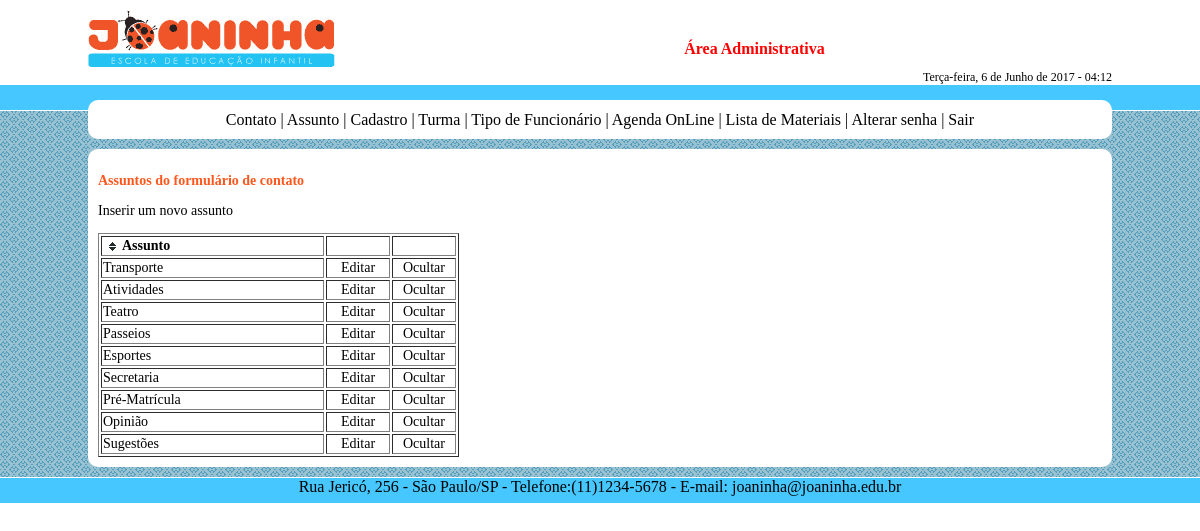
Page /login/assunto.php (signed in) on the committed database.
### tables this page shows
CREATE TABLE IF NOT EXISTS `assunto` (
  `idAssunto` int(11) unsigned NOT NULL AUTO_INCREMENT,
  `assunto` varchar(50) NOT NULL,
  `ocultar` varchar(3) NOT NULL,
  PRIMARY KEY (`idAssunto`)
);

### login/assunto.php (the view, shortened to what this page needs)
<?PHP
	Require('header.php');
?>
    <p class="titulo">Assuntos do formulário de contato</p>
    <p><a href="javascript:void(0);" onClick="inserirAssunto();">Inserir um novo assunto</a></p>
		<table border="1" id="tblAssunto">
        	<thead>
			<tr>
				<th width="200">Assunto</th>
				<th width="60">&nbsp;</th>
				<th width="60">&nbsp;</th>
			</tr>
            </thead>
		<?PHP
			$sql = "SELECT * FROM assunto ORDER BY idAssunto DESC";
			$selecao = mysql_query($sql);
			while($registro = mysql_fetch_assoc($selecao)){
			?>
            <tr>
                <td><?PHP echo $registro['assunto']; ?></td>
                <td align="center" class="cursorPointer" onClick="editarAssunto('<?PHP echo $registro['idAssunto']; ?>','<?PHP echo $registro['assunto']; ?>');">Editar</td>
                <?PHP
                if($registro['ocultar'] == "sim"){
                    ?><td align="center" class="cursorPointer" onClick="ocultarAssunto('exibir','<?PHP echo $registro['idAssunto']; ?>');">Exibir</td><?PHP
                }else{
                    ?><td align="center" class="cursorPointer" onClick="ocultarAssunto('ocultar','<?PHP echo $registro['idAssunto']; ?>');">Ocultar</td><?PHP
                }
                ?>
            </tr>
			<?PHP
			}
		?>
		</table>
<?PHP
	Require('footer.php');
?>

### login/_estilos/estilo.css (style rules this page uses)
* { font-family:Century Gothic; }
body { margin:0; !important }
a:link, a:visited, a:active { color: #000; text-decoration: none; }
th.header { background-image: url(../../_img/seta_bg.gif); background-repeat: no-repeat; background-position: center left; padding-left: 20px; cursor: pointer; font-weight: bold; }
.titulo { color:#ff571d; font-weight:bold; }
.cursorPointer { cursor:pointer; }

### rows in the picture
assunto: assunto "Transporte"
assunto: assunto "Atividades"
assunto: assunto "Teatro"
assunto: assunto "Passeios"
assunto: assunto "Esportes"
assunto: assunto "Secretaria"
assunto: assunto "Pré-Matrícula"
assunto: assunto "Opinião"
assunto: assunto "Sugestões"
